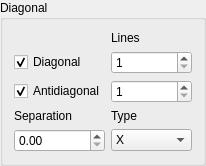
<?xml version="1.0" encoding="UTF-8"?>
<ui version="4.0">
 <class>diagonal</class>
 <widget class="QGroupBox" name="diagonal">
  <property name="geometry">
   <rect>
    <x>0</x>
    <y>0</y>
    <width>206</width>
    <height>162</height>
   </rect>
  </property>
  <property name="windowTitle">
   <string>GroupBox</string>
  </property>
  <property name="title">
   <string>Diagonal</string>
  </property>
  <layout class="QGridLayout" name="gridLayout">
   <item row="2" column="0">
    <widget class="QCheckBox" name="bA">
     <property name="text">
      <string>Antidiagonal</string>
     </property>
     <property name="checked">
      <bool>true</bool>
     </property>
    </widget>
   </item>
   <item row="1" column="0">
    <widget class="QCheckBox" name="bD">
     <property name="text">
      <string>Diagonal</string>
     </property>
     <property name="checked">
      <bool>true</bool>
     </property>
    </widget>
   </item>
   <item row="3" column="0">
    <widget class="QLabel" name="label">
     <property name="text">
      <string>Separation</string>
     </property>
    </widget>
   </item>
   <item row="1" column="1">
    <widget class="QSpinBox" name="iD">
     <property name="minimum">
      <number>1</number>
     </property>
     <property name="maximum">
      <number>10</number>
     </property>
    </widget>
   </item>
   <item row="2" column="1">
    <widget class="QSpinBox" name="iA">
     <property name="minimum">
      <number>1</number>
     </property>
     <property name="maximum">
      <number>10</number>
     </property>
    </widget>
   </item>
   <item row="4" column="0">
    <widget class="QDoubleSpinBox" name="dSep">
     <property name="maximum">
      <double>9999.989999999999782</double>
     </property>
    </widget>
   </item>
   <item row="0" column="1">
    <widget class="QLabel" name="label_2">
     <property name="text">
      <string>Lines</string>
     </property>
    </widget>
   </item>
   <item row="3" column="1">
    <widget class="QLabel" name="label_3">
     <property name="text">
      <string>Type</string>
     </property>
    </widget>
   </item>
   <item row="4" column="1">
    <widget class="QComboBox" name="cbSep">
     <property name="toolTip">
      <string>&lt;html&gt;&lt;head/&gt;&lt;body&gt;&lt;p&gt;Separation of lines is measured in horizontal (X) or (anti)diagonal (D) direction.&lt;/p&gt;&lt;/body&gt;&lt;/html&gt;</string>
     </property>
     <item>
      <property name="text">
       <string>X</string>
      </property>
     </item>
     <item>
      <property name="text">
       <string>D</string>
      </property>
     </item>
    </widget>
   </item>
  </layout>
 </widget>
 <resources/>
 <connections/>
</ui>
